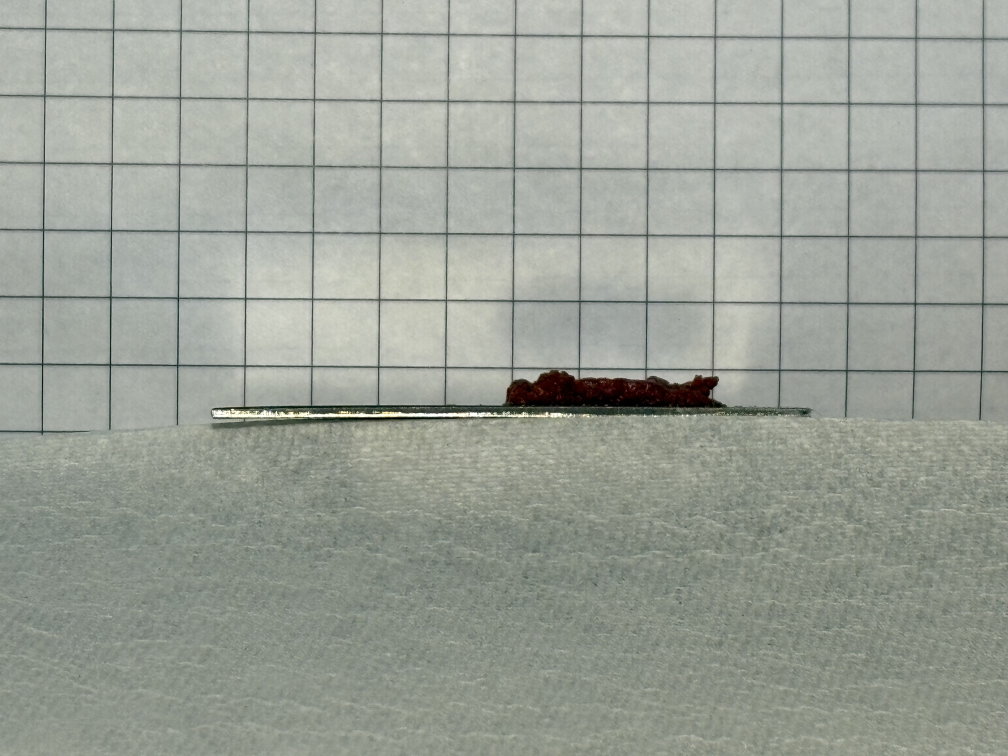
#> input picture data/raw/real_stain_images_3/IMG_2652.jpg, 4032 x 3024 px (shown at 1/4 size)
$ python -i app.py   (imports and definitions only)
#> lines starting #> are read from the running program, lines starting #| are printed output that depends on the picture
#> further down, picture is the input picture: shape (3024, 4032, 3); mean B, G, R 151.1, 160.2, 154.9
"""
app.py — Adhesive Stain Analysis Web App
=========================================
A self-contained Flask application that lets a user upload a "pre" image
and (optionally) a "post" image of an adhesive stain and get back the same
measurement set produced by stain_tracker.py — area, perimeter, circularity,
bounding box, centroid, aspect ratio, plus before/after deltas — without
needing a camera, CLI flags, or a fixed file path.

This file is INTENTIONALLY SEPARATE from stain_tracker.py. It re-implements
the same detection math (thresholding -> morphology -> contour selection ->
measurement) but reworked to operate on uploaded image bytes in memory,
since the web app has no local file paths, no argparse, and no OpenCV GUI.

Run locally:
    pip install flask opencv-python numpy
    python app.py
    # then open http://localhost:5000

API:
    POST /api/analyze
        multipart/form-data:
          pre        (file, required)  - pre-scrub image
          post       (file, optional)  - post-scrub image
          mode       (str,  optional)  - "hsv" (default) or "lab"
          px_per_cm  (float, optional) - manual calibration
          use_grid   ("true"/"false")  - auto-detect 1cm grid instead
          roi        ("x,y,w,h")       - optional crop, pixels

        -> JSON: { pre: {...}, post: {...}|null, delta: {...}|null }

    GET /
        -> minimal upload UI (functional placeholder — swap in your own
           frontend design once you send it over; this just wires the
           upload -> results flow so your PhD student can use it today)
"""

import base64
import math
import time

import cv2
import numpy as np
from flask import Flask, jsonify, render_template_string, request

# [1 line not run here, left out]

# ===========================================================================
# TUNABLE DEFAULTS — same values as stain_tracker.py, kept in sync manually
# ===========================================================================

GAUSSIAN_BLUR_K  = 5
USE_CLAHE        = True
CLAHE_CLIP_LIMIT = 2.0
CLAHE_TILE_GRID  = (8, 8)

HSV_LOW1  = (0,   100, 40)
HSV_HIGH1 = (12,  255, 200)
HSV_LOW2  = (165, 100, 40)
HSV_HIGH2 = (180, 255, 200)

LAB_L_LOW, LAB_L_HIGH = 20, 180
LAB_A_LOW, LAB_A_HIGH = 135, 255
LAB_B_LOW, LAB_B_HIGH = 120, 255

MORPH_OPEN_K  = 3
MORPH_CLOSE_K = 7

MIN_CONTOUR_AREA_PX       = 200
MIN_CONTOUR_AREA_FRACTION = 0.0005
MAX_CONTOUR_AREA_FRACTION = 0.35
MAX_BBOX_IMAGE_FRACTION   = 0.85
BORDER_TOUCH_MARGIN_PX    = 3

HOUGH_RHO       = 1
HOUGH_THETA     = np.pi / 180
HOUGH_THRESHOLD = 80
HOUGH_MIN_LINE  = 40
HOUGH_MAX_GAP   = 10
CANNY_LOW       = 20
CANNY_HIGH      = 60

COLOR_PRE  = (0, 220, 0)
COLOR_POST = (0, 0, 220)
COLOR_BOX  = (255, 180, 0)
COLOR_ELLIPSE = (255, 100, 255)
COLOR_TEXT = (255, 255, 255)

API_METRIC_KEYS = (
    "area_cm2", "area_m2", "perimeter_cm", "bbox_w_cm", "bbox_h_cm",
    "centroid_x_cm", "centroid_y_cm", "circularity", "aspect_ratio",
)

MAX_UPLOAD_DIMENSION = 2000  # guard against giant phone photos stalling the pipeline


# ===========================================================================
# IMAGE LOADING (from uploaded bytes, not disk paths)
# ===========================================================================

# [27 lines left out: functions decode_upload, parse_roi, not called in this run]


def preprocess(img, roi=None):
    """Same steps as stain_tracker.load_and_preprocess, minus the disk read."""
    if roi is not None:
        x, y, w, h = roi
        img = img[y:y + h, x:x + w]

    if USE_CLAHE:
        lab = cv2.cvtColor(img, cv2.COLOR_BGR2LAB)
#> lab: shape (3024, 4032, 3); mean of channels 0, 1, 2 166.1, 124.4, 132.1
        l, a, b = cv2.split(lab)
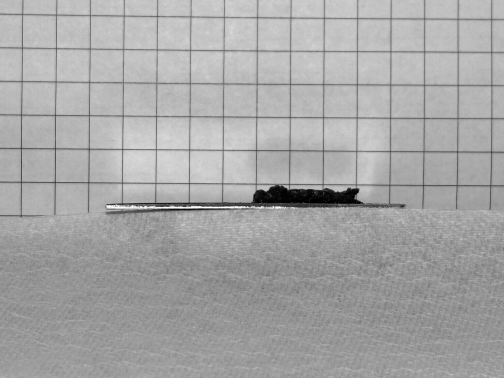
#> l: shape (3024, 4032) (shown at 1/8 size); min 0, max 255, mean 166.1
        clahe = cv2.createCLAHE(clipLimit=CLAHE_CLIP_LIMIT, tileGridSize=CLAHE_TILE_GRID)
        l = clahe.apply(l)
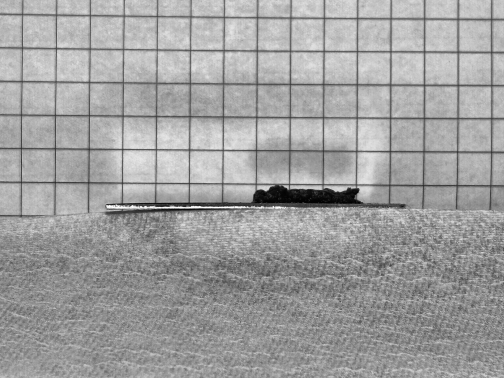
#> l: shape (3024, 4032) (shown at 1/8 size); min 0, max 255, mean 159.7
        lab = cv2.merge([l, a, b])
#> lab: shape (3024, 4032, 3); mean of channels 0, 1, 2 159.7, 124.4, 132.1
        img_eq = cv2.cvtColor(lab, cv2.COLOR_LAB2BGR)
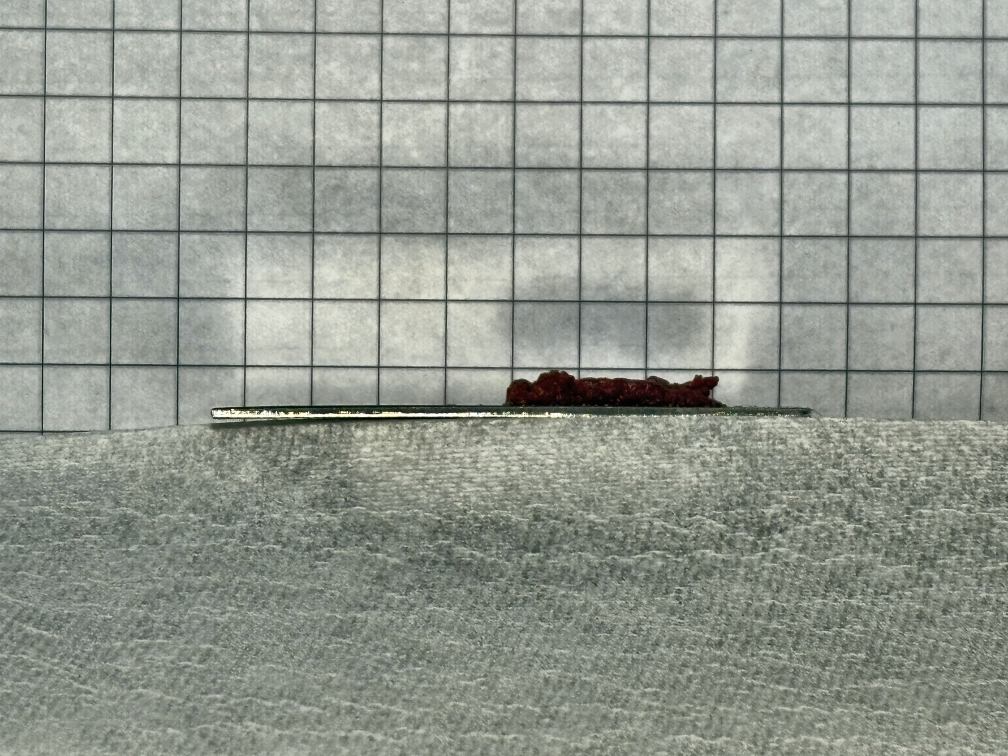
#> img_eq: shape (3024, 4032, 3) (shown at 1/4 size); mean B, G, R 145, 154, 148.8
    else:
        img_eq = img.copy()

    k = GAUSSIAN_BLUR_K if GAUSSIAN_BLUR_K % 2 == 1 else GAUSSIAN_BLUR_K + 1
    blurred = cv2.GaussianBlur(img_eq, (k, k), 0)

    hsv = cv2.cvtColor(blurred, cv2.COLOR_BGR2HSV)
#> hsv: shape (3024, 4032, 3); mean H, S, V 49.9, 17.9, 154.2
    lab_blur = cv2.cvtColor(blurred, cv2.COLOR_BGR2LAB)
#> lab_blur: shape (3024, 4032, 3); mean of channels 0, 1, 2 159.9, 124.4, 132.1

    return img, blurred, hsv, lab_blur


# ===========================================================================
# MASKING / CONTOUR / MEASUREMENT — same math as stain_tracker.py
# ===========================================================================

# [280 lines left out: functions build_stain_mask_hsv, build_stain_mask_lab, detect_grid_spacing, get_largest_contour, measure_stain, annotate_image and 5 more, not called in this run]


INDEX_HTML = """
<!doctype html>
<html lang="en">
<head>
<meta charset="utf-8">
<meta name="viewport" content="width=device-width, initial-scale=1">
<title>Stain Analysis</title>
<style>
  :root { --ink:#1c1c1c; --muted:#6b6b6b; --line:#e4e2dd; --accent:#2f5d50; --bg:#faf9f6; --card:#ffffff; }
  * { box-sizing: border-box; }
  body { margin:0; font-family: -apple-system, "Segoe UI", Helvetica, Arial, sans-serif; background:var(--bg); color:var(--ink); }
  header { padding: 28px 32px 8px; }
  header h1 { margin:0; font-size: 22px; letter-spacing: -0.01em; }
  header p { margin: 4px 0 0; color: var(--muted); font-size: 14px; }
  main { max-width: 980px; margin: 0 auto; padding: 24px 32px 64px; }
  .upload-row { display:flex; gap:16px; flex-wrap:wrap; }
  .upload-card { flex:1; min-width:260px; background:var(--card); border:1px solid var(--line); border-radius:10px; padding:18px; }
  .upload-card h3 { margin:0 0 10px; font-size:14px; text-transform:uppercase; letter-spacing:.06em; color:var(--muted); }
  .upload-card input[type=file] { width:100%; font-size: 13px; }
  .preview { margin-top:10px; max-width:100%; border-radius:6px; display:none; }
  .options { margin-top:18px; background:var(--card); border:1px solid var(--line); border-radius:10px; padding:18px; display:flex; gap:20px; flex-wrap:wrap; align-items:end; }
  .field { display:flex; flex-direction:column; gap:6px; font-size:13px; color:var(--muted); }
  .field input, .field select { padding:7px 9px; border:1px solid var(--line); border-radius:6px; font-size:13px; }
  button.run { margin-top:18px; background:var(--accent); color:white; border:none; padding:11px 22px; border-radius:8px; font-size:14px; cursor:pointer; }
  button.run:disabled { opacity:.5; cursor:default; }
  #status { margin-top:12px; font-size:13px; color:var(--muted); }
  .results { margin-top:28px; display:none; }
  .metric-grid { display:grid; grid-template-columns: repeat(auto-fit, minmax(140px,1fr)); gap:12px; margin-top:12px; }
  .metric { background:var(--card); border:1px solid var(--line); border-radius:8px; padding:12px 14px; }
  .metric .label { font-size:11px; text-transform:uppercase; letter-spacing:.05em; color:var(--muted); }
  .metric .value { font-size:18px; margin-top:4px; }
  .metric .value.up { color:#b3452e; }
  .metric .value.down { color:var(--accent); }
  .stage-title { margin: 26px 0 4px; font-size:15px; font-weight:600; }
  .annotated { max-width:100%; border-radius:8px; border:1px solid var(--line); margin-top:8px; }
  .error { color:#b3452e; font-size:13px; margin-top:8px; }
</style>
</head>
<body>
<header>
  <h1>Adhesive Stain Analysis</h1>
  <p>Upload a pre-scrub image (and optionally a post-scrub image) to measure the stain.</p>
</header>
<main>
  <div class="upload-row">
    <div class="upload-card">
      <h3>Pre-scrub image</h3>
      <input type="file" id="preFile" accept="image/*">
      <img class="preview" id="prePreview">
    </div>
    <div class="upload-card">
      <h3>Post-scrub image (optional)</h3>
      <input type="file" id="postFile" accept="image/*">
      <img class="preview" id="postPreview">
    </div>
  </div>

  <div class="options">
    <div class="field">
      <label>Mode</label>
      <select id="mode"><option value="hsv">HSV (red/brown stains)</option><option value="lab">LAB</option></select>
    </div>
    <div class="field">
      <label>Calibration</label>
      <select id="calibMode"><option value="manual">Manual px/cm</option><option value="grid">Auto-detect grid</option><option value="none">None (pixel units)</option></select>
    </div>
    <div class="field">
      <label>px per cm</label>
      <input type="number" id="pxPerCm" step="0.1" placeholder="e.g. 45.2">
    </div>
    <div class="field">
      <label>Manual time per image (min, optional)</label>
      <input type="number" id="manualTime" min="0" step="0.1" placeholder="e.g. 5">
    </div>
  </div>

  <button class="run" id="runBtn">Analyze</button>
  <div id="status"></div>

  <div class="results" id="results">
    <div class="stage-title">Pre-scrub</div>
    <div class="metric-grid" id="preMetrics"></div>
    <img class="annotated" id="preAnnotated">

    <div id="postSection" style="display:none">
      <div class="stage-title">Post-scrub</div>
      <div class="metric-grid" id="postMetrics"></div>
      <img class="annotated" id="postAnnotated">

      <div class="stage-title">Change (post − pre)</div>
      <div class="metric-grid" id="deltaMetrics"></div>
    </div>
  </div>
</main>

<script>
const preFile = document.getElementById('preFile');
const postFile = document.getElementById('postFile');
const prePreview = document.getElementById('prePreview');
const postPreview = document.getElementById('postPreview');
const calibMode = document.getElementById('calibMode');
const pxPerCmField = document.getElementById('pxPerCm');
const manualTimeField = document.getElementById('manualTime');

function wirePreview(input, img) {
  input.addEventListener('change', () => {
    if (input.files && input.files[0]) {
      img.src = URL.createObjectURL(input.files[0]);
      img.style.display = 'block';
    }
  });
}
wirePreview(preFile, prePreview);
wirePreview(postFile, postPreview);

const METRIC_LABELS = {
  area_cm2: 'Area (cm²)', perimeter_cm: 'Perimeter (cm)',
  bbox_w_cm: 'Width (cm)', bbox_h_cm: 'Height (cm)',
  circularity: 'Circularity', aspect_ratio: 'Aspect ratio',
  centroid_x_cm: 'Centroid X (cm)', centroid_y_cm: 'Centroid Y (cm)',
};
const DELTA_LABELS = {
  area_cm2: 'Δ Area (cm²)', perimeter_cm: 'Δ Perimeter (cm)', circularity: 'Δ Circularity',
  bbox_w_cm: 'Δ Width (cm)', bbox_h_cm: 'Δ Height (cm)',
};

function renderMetrics(container, metrics, labels, signed) {
  container.innerHTML = '';
  for (const key in labels) {
    if (!(key in metrics)) continue;
    const v = metrics[key];
    const div = document.createElement('div');
    div.className = 'metric';
    const cls = signed ? (v > 0 ? 'up' : v < 0 ? 'down' : '') : '';
    div.innerHTML = `<div class="label">${labels[key]}</div><div class="value ${cls}">${signed && v > 0 ? '+' : ''}${v}</div>`;
    container.appendChild(div);
  }
}

document.getElementById('runBtn').addEventListener('click', async () => {
  const statusEl = document.getElementById('status');
  if (!preFile.files[0]) { statusEl.textContent = 'Please choose a pre-scrub image.'; return; }

  const form = new FormData();
  form.append('pre', preFile.files[0]);
  if (postFile.files[0]) form.append('post', postFile.files[0]);
  form.append('mode', document.getElementById('mode').value);

  if (calibMode.value === 'grid') {
    form.append('use_grid', 'true');
  } else if (calibMode.value === 'manual' && pxPerCmField.value) {
    form.append('px_per_cm', pxPerCmField.value);
  }
  if (manualTimeField.value) form.append('manual_time_minutes', manualTimeField.value);

  statusEl.textContent = 'Analyzing...';
  document.getElementById('runBtn').disabled = true;

  try {
    const resp = await fetch('/api/analyze', { method: 'POST', body: form });
    const data = await resp.json();
    if (!resp.ok) { statusEl.textContent = data.error || 'Something went wrong.'; return; }

    statusEl.textContent = '';
    if (data.benchmark) {
      const b = data.benchmark;
      statusEl.textContent = `Processed ${b.sample_count} image(s) in ${b.processing_time_s}s.` +
        (b.estimated_time_saved_s !== undefined ? ` Estimated time saved: ${(b.estimated_time_saved_s / 60).toFixed(2)} min.` : '');
    }
    document.getElementById('results').style.display = 'block';

    if (data.pre.error) {
      statusEl.textContent = 'Pre-scrub: ' + data.pre.error;
    } else {
      renderMetrics(document.getElementById('preMetrics'), data.pre.metrics, METRIC_LABELS, false);
      document.getElementById('preAnnotated').src = data.pre.annotated_image;
    }

    const postSection = document.getElementById('postSection');
    if (data.post) {
      postSection.style.display = 'block';
      if (data.post.error) {
        statusEl.textContent = 'Post-scrub: ' + data.post.error;
      } else {
        renderMetrics(document.getElementById('postMetrics'), data.post.metrics, METRIC_LABELS, false);
        document.getElementById('postAnnotated').src = data.post.annotated_image;
      }
      if (data.delta) {
        renderMetrics(document.getElementById('deltaMetrics'), data.delta, DELTA_LABELS, true);
      }
    } else {
      postSection.style.display = 'none';
    }
  } catch (e) {
    statusEl.textContent = 'Request failed: ' + e;
  } finally {
    document.getElementById('runBtn').disabled = false;
  }
});
</script>
</body>
</html>
"""


# [3 lines that did not run here, left out]


# [2 lines not run here, left out]

>>> import cv2
>>> picture = cv2.imread('../data/raw/real_stain_images_3/IMG_2652.jpg')
>>> result = preprocess(picture)

$ run again, on data/raw/real_stain_images_3/IMG_2653.jpg
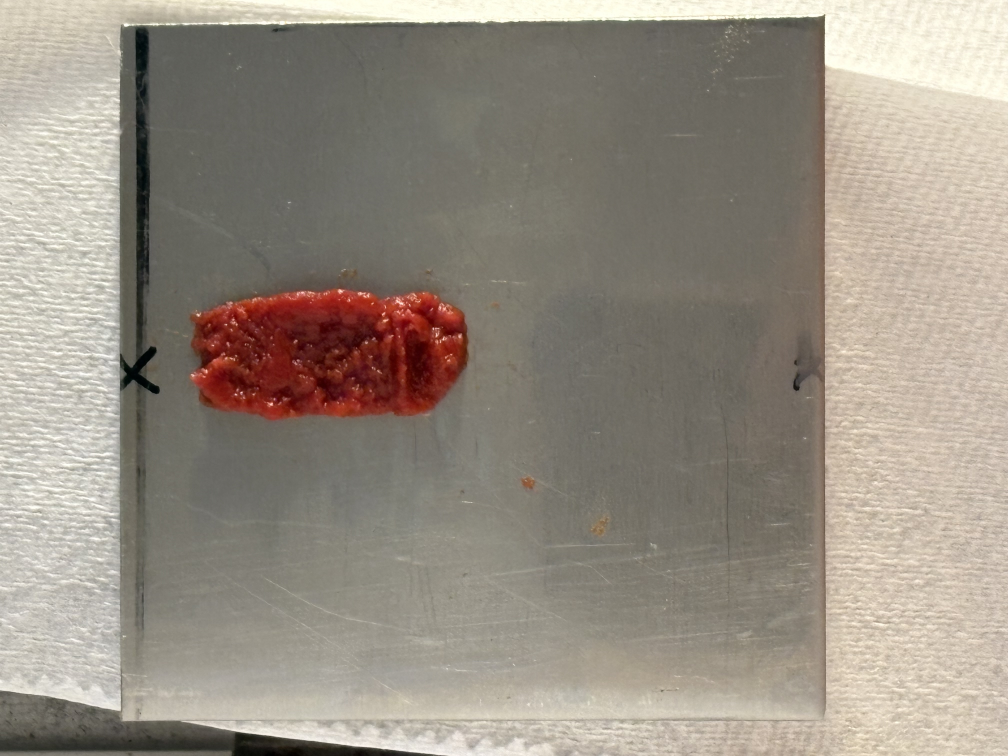
#> input picture data/raw/real_stain_images_3/IMG_2653.jpg, 4032 x 3024 px (shown at 1/4 size)
#> picture is the input picture: shape (3024, 4032, 3); mean B, G, R 131.9, 143.5, 152.1
#> in preprocess, `l, a, b = cv2.split(lab)`:
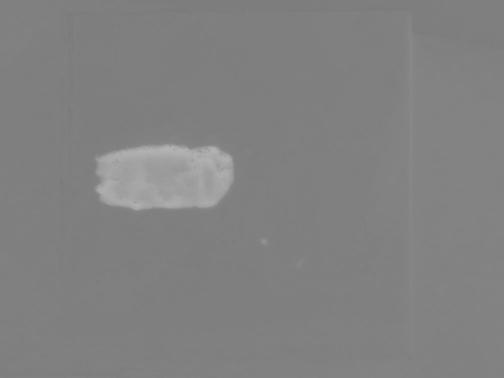
#> a: shape (3024, 4032) (shown at 1/8 size); min 118, max 180, mean 129.3
#> in preprocess, `img_eq = cv2.cvtColor(lab, cv2.COLOR_LAB2BGR)`:
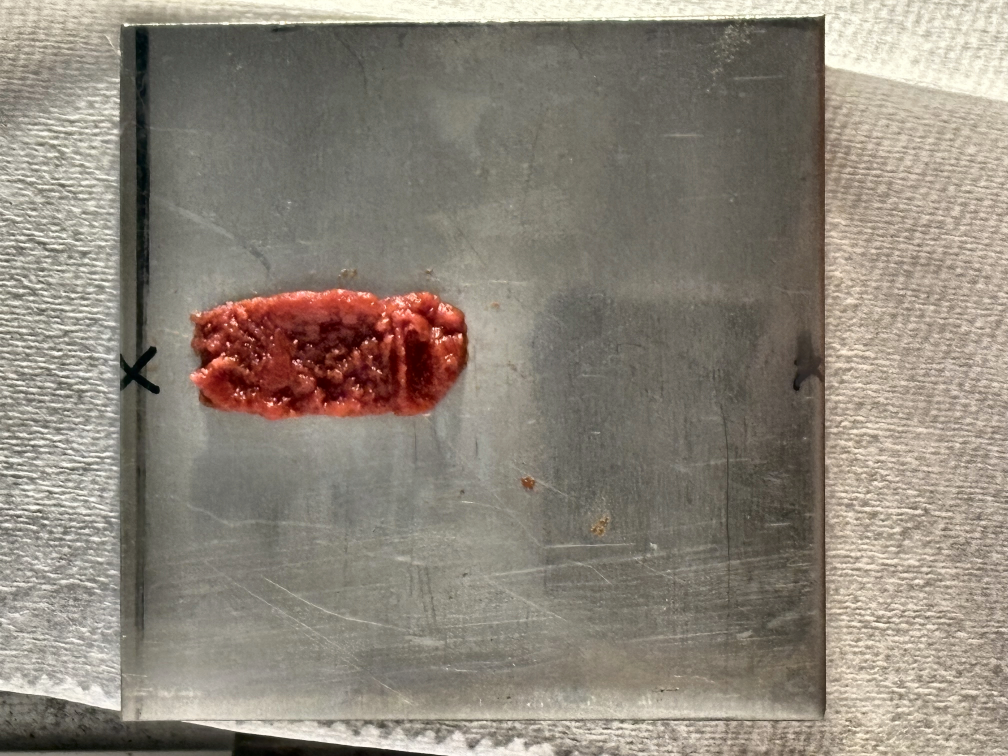
#> img_eq: shape (3024, 4032, 3) (shown at 1/4 size); mean B, G, R 122.1, 133.6, 142
#> hsv: shape (3024, 4032, 3); mean H, S, V 22.2, 37.7, 142.1
#> lab_blur: shape (3024, 4032, 3); mean of channels 0, 1, 2 142.4, 129.2, 135.6
